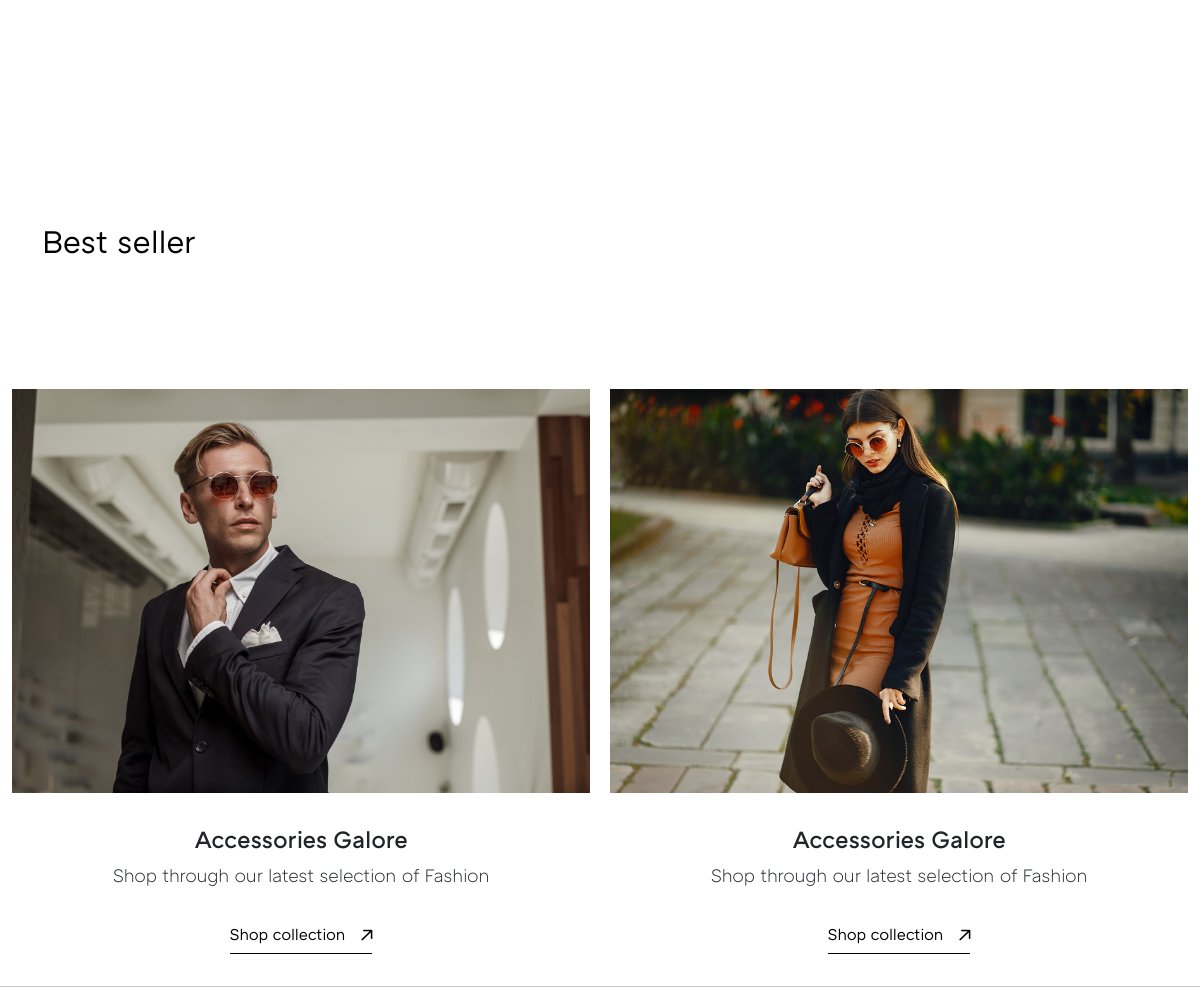
The app's page / (middle part), older data.
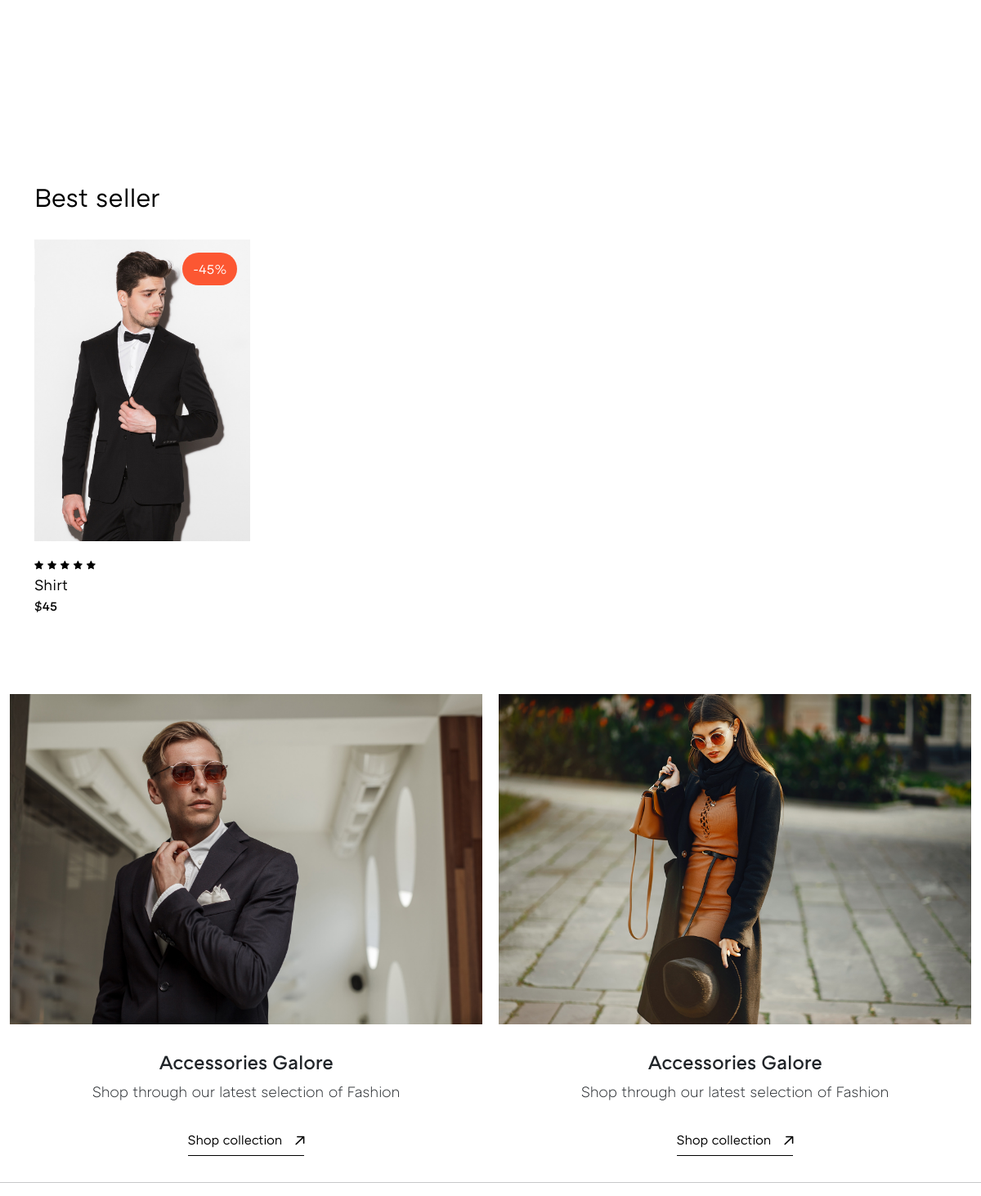
The same page, newer data.
### Store/models.py (models this page shows)
class Store(models.Model):
    product_name = models.CharField(max_length=100)
    price = models.IntegerField()
    product_type = models.CharField(max_length=15)
    description = models.TextField(max_length=500)
    Color_1 = models.CharField(max_length=10 , null=True)
    Color_2 = models.CharField(max_length=10, null=True , blank=True)
    Color_3 = models.CharField(max_length=10, null=True , blank=True)
    Feature_1 = models.CharField(max_length=50)
    Feature_2 = models.CharField(max_length=50, null=True , blank=True)
    Feature_3 = models.CharField(max_length=50, null=True , blank=True)
    Size_1 = models.CharField(max_length=20 , null=True)
    Size_2 = models.CharField(max_length=20, null=True , blank=True)
    Size_3 = models.CharField(max_length=20, null=True , blank=True)
    Materials_Care_1 = models.CharField(max_length=50, null=True)
    Materials_Care_2 = models.CharField(max_length=50, null=True , blank=True)
    Materials_Care_3 = models.CharField(max_length=50, null=True , blank=True)
    stock = models.IntegerField()
    sale = models.IntegerField(null=True, blank=True)
    is_available = models.BooleanField(default = True)
    slug =models.SlugField(max_length=100, unique=True)
    Image = models.ImageField(upload_to='Products')
    product_image_1 = models.ImageField(upload_to='Products')
    product_image_2 = models.ImageField(upload_to='Products')
    product_image_3 = models.ImageField(upload_to='Products')
    category = models.ForeignKey(Category, on_delete=models.CASCADE)
    class Meta():
        verbose_name = ''
        verbose_name_plural = 'Product'

### urbax_Flux/views.py (the view)
# urls.py: 2. Add a URL to urlpatterns:  path('', views.home, name='home')
def home(request):
    site_settings = Site_Settings.objects.all()
    hero_slider = Hero_Slider.objects.all()
    categories =  Category.objects.all()
    Products = Store.objects.all()
    sale_section = Sale_Section.objects.all()
    Data = {
        "site_settings_data": site_settings,
        "hero_slider_data": hero_slider,
        "categories_data": categories,
        "sale_section_data" : sale_section,
        "Product_Data" : Products,
    }
    return render(request, 'index.html', Data)

### templates/index.html (shortened to what this page needs)
{% load static %}
{% include 'header.html' %}
<main class="main-content">
  <section class="categories-section">
    <div class="container-fluid">
      <div class="categories-section-inner">
        <div class="row">
          {% for category in categories_data %}
          {% if forloop.counter == 2 %}
          <div class="col-md-6 col-lg-4 second-column">
            <div class="col-inner">
              {% elif forloop.counter == 3 %}
            </div>
          </div>
          {% else %}
          <div class="col-md-6 col-lg-4">
            <div class="col-inner">
            </div>
          </div>
          {% endif %}
          {% endfor %}
        </div>
      </div>
    </div>
  </section>
  <section class="best-seller swiper-products-carousel swiper-default">
    <div class="container">
      <div class="best-seller-inner">
        <div class="title">
          <h3 class="main-heading-font-medium">Best seller</h3>
        </div>
        <div class="swiper mySwiper2">
          <div class="swiper-wrapper">
            {% for best_seller in Product_Data %}
            {% if best_seller.product_type == 'best seller' %}
            <div class="swiper-slide product-cards">
              <figure>
                <img loading="lazy" src="{{best_seller.Image.url}}" alt="">
                <figcaption>
                  {% if best_seller.sale %}
                  <span class="sale-off">-{{best_seller.sale}}%</span>
                  {% else %}
                  <span class="d_none"></span>
                  {% endif %}
                </figcaption>
              </figure>
              <div class="info">
                <span><i class="icon-rating"></i></span>
                <span><i class="icon-rating"></i></span>
                <span><i class="icon-rating"></i></span>
                <span><i class="icon-rating"></i></span>
                <span><i class="icon-rating"></i></span>
                <a href="{% url 'product-detail' best_seller.id %}" class="product-carousel-anchor">{{best_seller.product_name}}</a>
                <small>${{best_seller.price}}</small>
              </div>
            </div>
            {% endif %}
            {% endfor %}
          </div>
        </div>
      </div>
    </div>
  </section>
  <section class="accessories-galery">
    <div class="container-fluid">
      <div class="accessories-galery-inner">
        <div class="swiper mySwiper3">
          <div class="swiper-wrapper">
            <div class="swiper-slide">
              <figure>
                <a href="#">
                  <img loading="lazy" src="assets/images/men-accessories.jpg" alt="">
                </a>
                <figcaption>
                  <h4>Accessories Galore</h4>
                  <small class="small-font">Shop through our latest selection of Fashion</small>
                  <a href="#" class="theme-underline-button">Shop collection<i
                      class="icon-theme-link link-arrow"></i></a>
                </figcaption>
              </figure>
            </div>
            <div class="swiper-slide">
              <figure>
                <a href="#">
                  <img loading="lazy" src="assets/images/women-accessories.jpg" alt="">
                </a>
                <figcaption>
                  <h4>Accessories Galore</h4>
                  <small class="small-font">Shop through our latest selection of Fashion</small>
                  <a href="#" class="theme-underline-button">Shop collection<i
                      class="icon-theme-link link-arrow"></i></a>
                </figcaption>
              </figure>
            </div>
          </div>
        </div>
      </div>
    </div>
  </section>
  <hr>
</main>
{% include 'footer.html' %}

Row changes from the older to the newer data that the page shows:
added Store: Image (picture), sale "45", product_name "Shirt", price "45"
